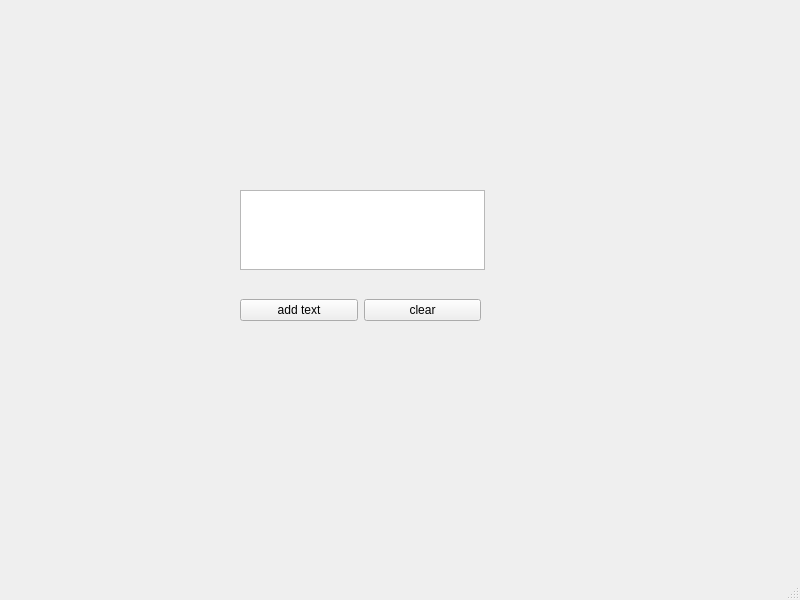
<?xml version="1.0" encoding="UTF-8"?>
<ui version="4.0">
 <class>MainWindow</class>
 <widget class="QMainWindow" name="MainWindow">
  <property name="geometry">
   <rect>
    <x>0</x>
    <y>0</y>
    <width>800</width>
    <height>600</height>
   </rect>
  </property>
  <property name="windowTitle">
   <string>MainWindow</string>
  </property>
  <widget class="QWidget" name="centralwidget">
   <widget class="QWidget" name="verticalLayoutWidget_2">
    <property name="geometry">
     <rect>
      <x>240</x>
      <y>190</y>
      <width>245</width>
      <height>80</height>
     </rect>
    </property>
    <layout class="QVBoxLayout" name="verticalLayout_2">
     <item>
      <layout class="QHBoxLayout" name="horizontalLayout">
       <item>
        <widget class="QTextEdit" name="textEdit"/>
       </item>
      </layout>
     </item>
    </layout>
   </widget>
   <widget class="QWidget" name="horizontalLayoutWidget_2">
    <property name="geometry">
     <rect>
      <x>240</x>
      <y>270</y>
      <width>241</width>
      <height>80</height>
     </rect>
    </property>
    <layout class="QHBoxLayout" name="horizontalLayout_2">
     <item>
      <widget class="QPushButton" name="pushButton_2">
       <property name="text">
        <string>add text</string>
       </property>
      </widget>
     </item>
     <item>
      <widget class="QPushButton" name="pushButton">
       <property name="text">
        <string>clear</string>
       </property>
      </widget>
     </item>
    </layout>
   </widget>
  </widget>
  <widget class="QMenuBar" name="menubar">
   <property name="geometry">
    <rect>
     <x>0</x>
     <y>0</y>
     <width>800</width>
     <height>22</height>
    </rect>
   </property>
  </widget>
  <widget class="QStatusBar" name="statusbar"/>
 </widget>
 <resources/>
 <connections/>
</ui>
